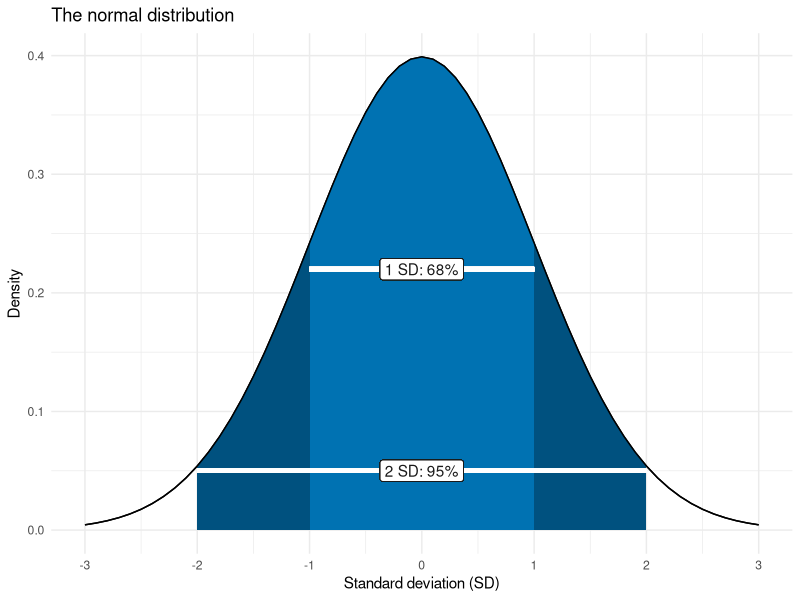
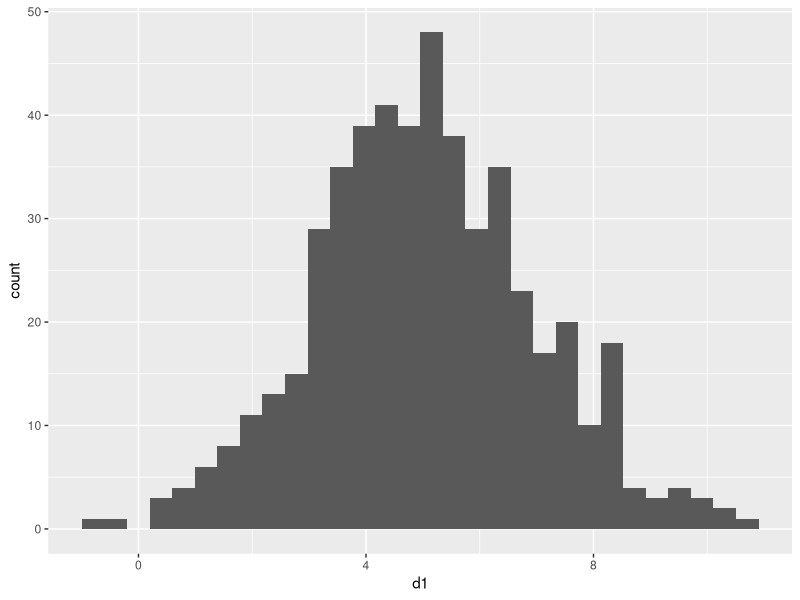
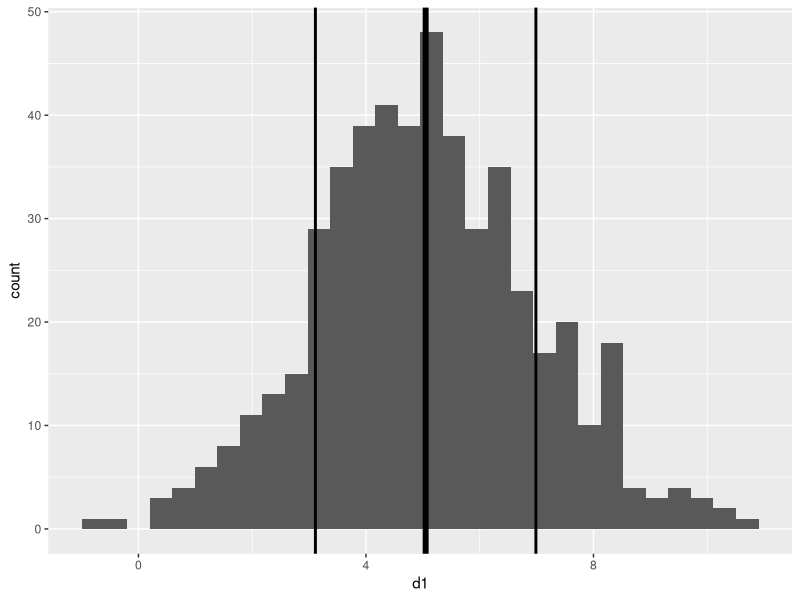
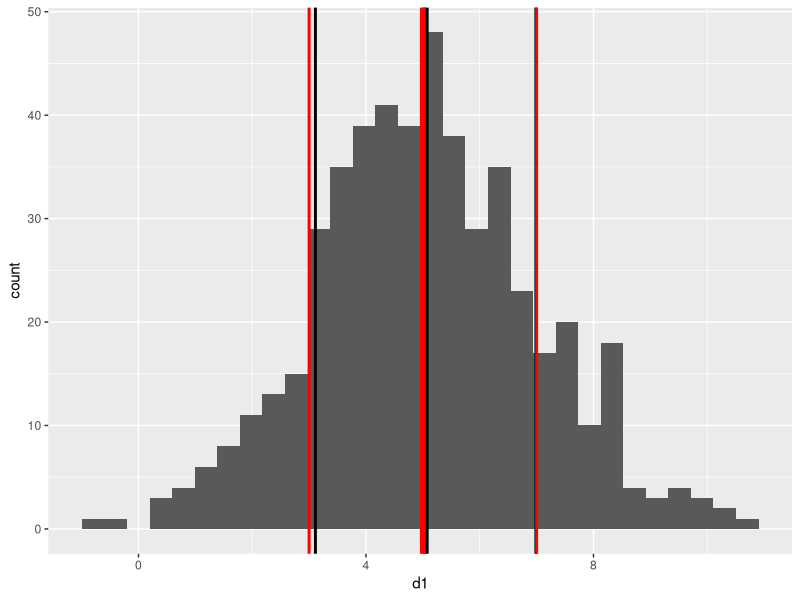
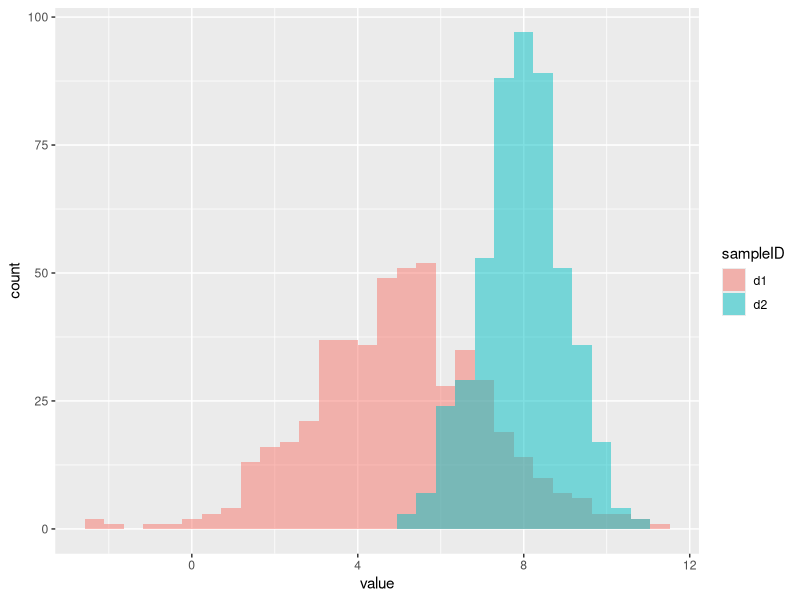
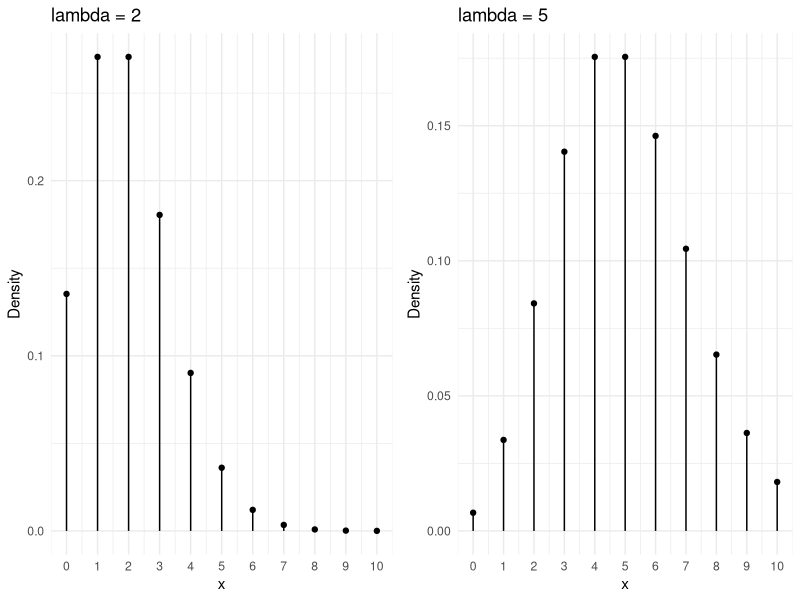
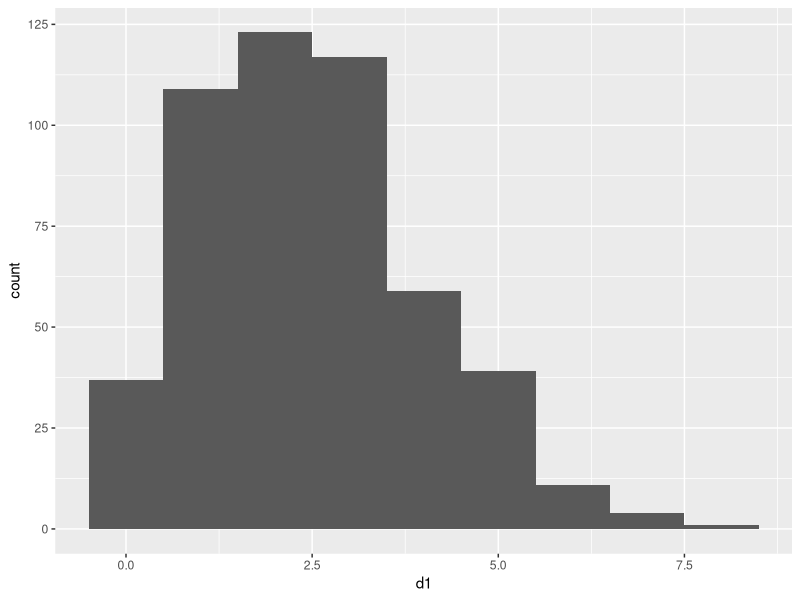
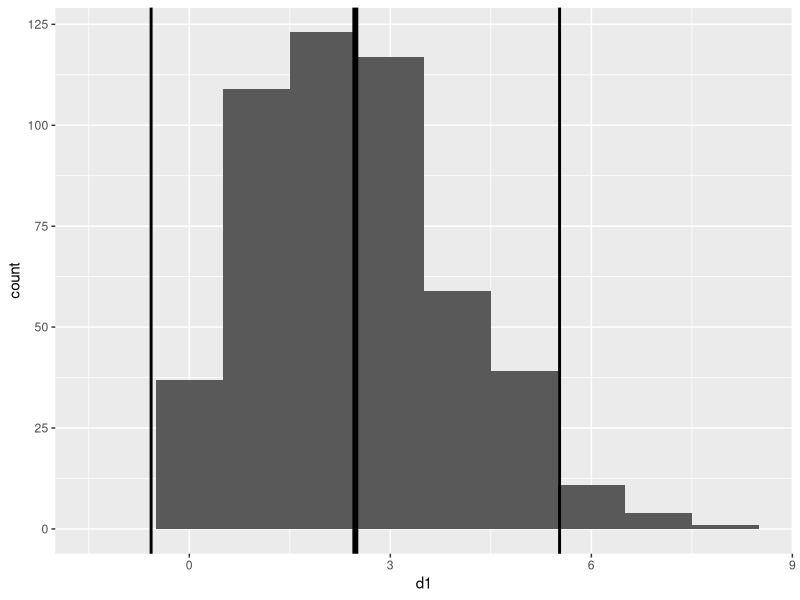

The R script that drew these images, in order:
## ---- chunk 1
knitr::opts_chunk$set(echo = TRUE)
## ---- chunk 2
library(tidyverse)
## ---- chunk 3
normData <- data.frame(x = seq(-3,3,0.1)) %>% 
  mutate(dens = dnorm(x ,mean = 0, sd=1)) %>%
  mutate(sd1 = ifelse(x <= 1 & x >= -1,TRUE,FALSE)) %>%
  mutate(sd2 = ifelse(x <= 2 & x >= -2,TRUE,FALSE))

ggplot(normData,aes(x=x,y=dens))+
  geom_line() + 
  geom_ribbon(data = normData %>% filter(sd2 == TRUE),
              aes(x = x, ymax = dens, ymin = 0),fill = '#00517f') +
  geom_ribbon(data = normData %>% filter(sd1 == TRUE),
              aes(x = x, ymax = dens, ymin = 0),fill = '#0072B2') +
  geom_line()+
  geom_segment(aes(x = -1, xend = 1,
                   y = .22, yend = .22), 
               colour = "#FFFFFF", size = 1.5) +
  geom_label(aes(label = '1 SD: 68%', x = 0, y = .22), 
             colour = 'gray10', fill = '#FFFFFF') +
  geom_segment(aes(x = -2, xend = 2,
                   y = 0.05, yend = 0.05), 
               colour = "#FFFFFF", size = 1.5) +
  geom_label(aes(label = '2 SD: 95%', x = 0, y = 0.05), 
             colour = 'gray10', fill = '#FFFFFF') +
  xlab("Standard deviation (SD)") + 
  ylab("Density") +
  scale_x_continuous(breaks = seq(from = -4, to = 4, by = 1))+
  theme_minimal() +
  ggtitle("The normal distribution")
  
## ---- chunk 4
rnorm(6,5,2)
## ---- chunk 5
rn <- data.frame(d1 = rnorm(500,5,2))
summary(rn) #Take a look

#Plot the data
(p1 <- ggplot(rn,aes(x=d1)) + 
  geom_histogram()
  )
## ---- chunk 6
(sv <- rn %>% 
  summarise(meanEst = mean(d1),
            sdEst = sd(d1),
            varEst = var(d1),
            semEst = sd(d1)/sqrt(n()))
 )
## ---- chunk 7
(p2 <- p1 + 
  geom_vline(xintercept = sv$meanEst, size=2) + #mean
  geom_vline(xintercept = sv$meanEst+sv$sdEst, size=1) + #upperSD
  geom_vline(xintercept = sv$meanEst-sv$sdEst, size=1) #lowerSD
)
## ---- chunk 8
(p3 <- p2 + 
  geom_vline(xintercept = 5, size=2, colour="red") + #mean
  geom_vline(xintercept = 5+2, size=1,colour="red") + #upperSD
  geom_vline(xintercept = 5-2, size=1,colour="red") #lowerSD
 ) 

## ---- chunk 9
rn <- data.frame(d1 = rnorm(500,5,2),d2 = rnorm(500,8,1))
summary(rn)
## ---- chunk 10
rn <- gather(rn,key = "sampleID",value = "value") #rearrange data

#Plot histograms using "identity", and make them transparent
ggplot(rn,aes(x = value,fill=sampleID)) +
  geom_histogram(position = "identity", alpha=0.5)
## ---- chunk 11
poissonData <- data.frame(x = seq(0,10,1)) %>% 
  mutate(dens = dpois(x ,lambda = 2))

L2 <- ggplot(poissonData,aes(x = x,y = dens)) + 
  geom_point() + 
  geom_segment( aes(x=x, xend=x, y=0, yend=dens)) +
  scale_x_continuous(breaks = 0:10)+
  xlab("x") + 
  ylab("Density") + 
  theme_minimal()

poissonData <- data.frame(x = seq(0,10,1)) %>% 
  mutate(dens = dpois(x ,lambda = 5))

L5 <- ggplot(poissonData,aes(x = x,y = dens)) + 
  geom_point() + 
  geom_segment( aes(x=x, xend=x, y=0, yend=dens)) +
  scale_x_continuous(breaks = 0:10)+
  xlab("x") + 
  ylab("Density") +
  theme_minimal()

ggpubr::ggarrange(L2+ggtitle("lambda = 2"),L5 + ggtitle("lambda = 5"),ncol=2,nrow=1)

## ---- chunk 12
rp <- data.frame(d1 = rpois(500,2.4))
summary(rp) #Take a look

#Plot the data
(p1 <- ggplot(rp,aes(x=d1)) + 
  geom_histogram(binwidth = 1) # we know the bins will be 1
  )
## ---- chunk 13
(sv <- rp %>% 
  summarise(meanEst = mean(d1),
            sdEst = sd(d1))
 )
## ---- chunk 14
p1 + 
  geom_vline(xintercept = sv$meanEst, size=2) + #mean
  geom_vline(xintercept = sv$meanEst+2*sv$sdEst, size=1) + #upper2SD
  geom_vline(xintercept = sv$meanEst-2*sv$sdEst, size=1) #lower2SD

## ---- chunk 15
(sv <- rp %>% 
  summarise(minVal = min(d1),
            q25 = quantile(d1,0.25),
            med = median(d1),
            q75 = quantile(d1,0.75),
            maxVal = max(d1))
 )

#base R summary is just as good.
summary(rp$d1)
## ---- chunk 16
rn <- data.frame(normDist = rnorm(500,2,2),poisDist = rpois(500,2.4))
summary(rn)
rn <- gather(rn,key = "sampleID",value = "value") #rearrange data

#Plot histograms using "identity", and make them transparent
ggplot(rn,aes(x = value,fill=sampleID)) +
  geom_histogram(position = "identity", alpha=0.5,binwidth = 1)
## ---- chunk 17
ggplot(rn,aes(x=sampleID, y = value,fill=sampleID)) +
  geom_boxplot()
